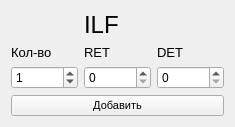
   <widget class="QWidget" name="gridLayoutWidget">
    <property name="geometry">
     <rect>
      <x>340</x>
      <y>10</y>
      <width>181</width>
      <height>116</height>
     </rect>
    </property>
    <layout class="QGridLayout" name="gridLayout_3">
     <item row="0" column="1">
      <widget class="QLabel" name="label_14">
       <property name="font">
        <font>
         <pointsize>18</pointsize>
        </font>
       </property>
       <property name="text">
        <string>ILF</string>
       </property>
      </widget>
     </item>
     <item row="1" column="1">
      <widget class="QLabel" name="label_15">
       <property name="font">
        <font>
         <pointsize>10</pointsize>
        </font>
       </property>
       <property name="text">
        <string>RET</string>
       </property>
      </widget>
     </item>
     <item row="1" column="2">
      <widget class="QLabel" name="label_26">
       <property name="font">
        <font>
         <pointsize>10</pointsize>
        </font>
       </property>
       <property name="text">
        <string>DET</string>
       </property>
      </widget>
     </item>
     <item row="2" column="0">
      <widget class="QSpinBox" name="ILF_Amount">
       <property name="maximum">
        <number>9999999</number>
       </property>
       <property name="value">
        <number>1</number>
       </property>
      </widget>
     </item>
     <item row="2" column="1">
      <widget class="QSpinBox" name="ILF_RET">
       <property name="maximum">
        <number>9999999</number>
       </property>
       <property name="value">
        <number>0</number>
       </property>
      </widget>
     </item>
     <item row="2" column="2">
      <widget class="QSpinBox" name="ILF_DET">
       <property name="maximum">
        <number>9999999</number>
       </property>
       <property name="value">
        <number>0</number>
       </property>
      </widget>
     </item>
     <item row="3" column="0" colspan="3">
      <widget class="QPushButton" name="pushButton_ILF">
       <property name="font">
        <font>
         <pointsize>8</pointsize>
        </font>
       </property>
       <property name="text">
        <string>Добавить</string>
       </property>
      </widget>
     </item>
     <item row="1" column="0">
      <widget class="QLabel" name="label_39">
       <property name="font">
        <font>
         <pointsize>10</pointsize>
        </font>
       </property>
       <property name="text">
        <string>Кол-во</string>
       </property>
      </widget>
     </item>
    </layout>
   </widget>
